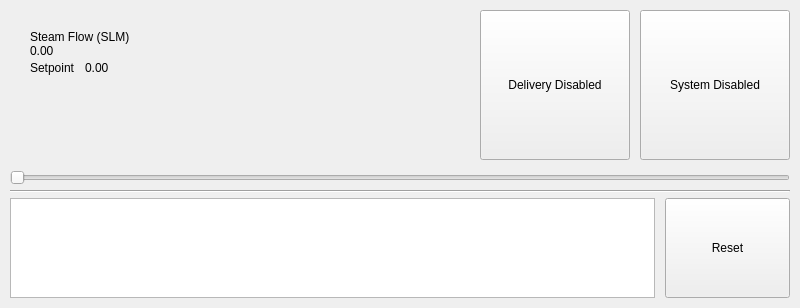
<?xml version="1.0" encoding="UTF-8"?>
<ui version="4.0">
 <class>RunPage</class>
 <widget class="QWidget" name="RunPage">
  <property name="geometry">
   <rect>
    <x>0</x>
    <y>0</y>
    <width>800</width>
    <height>300</height>
   </rect>
  </property>
  <property name="sizePolicy">
   <sizepolicy hsizetype="Preferred" vsizetype="Preferred">
    <horstretch>0</horstretch>
    <verstretch>0</verstretch>
   </sizepolicy>
  </property>
  <property name="windowTitle">
   <string>Form</string>
  </property>
  <layout class="QVBoxLayout" name="verticalLayout_12" stretch="3,4">
   <property name="spacing">
    <number>5</number>
   </property>
   <property name="sizeConstraint">
    <enum>QLayout::SizeConstraint::SetDefaultConstraint</enum>
   </property>
   <property name="leftMargin">
    <number>10</number>
   </property>
   <property name="topMargin">
    <number>10</number>
   </property>
   <property name="rightMargin">
    <number>10</number>
   </property>
   <property name="bottomMargin">
    <number>10</number>
   </property>
   <item>
    <layout class="QVBoxLayout" name="verticalLayout">
     <property name="spacing">
      <number>0</number>
     </property>
     <property name="sizeConstraint">
      <enum>QLayout::SizeConstraint::SetDefaultConstraint</enum>
     </property>
     <item>
      <layout class="QHBoxLayout" name="RunPage_H1" stretch="0">
       <property name="spacing">
        <number>20</number>
       </property>
       <property name="sizeConstraint">
        <enum>QLayout::SizeConstraint::SetMaximumSize</enum>
       </property>
       <item>
        <layout class="QVBoxLayout" name="RunPage_H1V2">
         <property name="spacing">
          <number>0</number>
         </property>
         <property name="sizeConstraint">
          <enum>QLayout::SizeConstraint::SetMaximumSize</enum>
         </property>
         <item>
          <layout class="QHBoxLayout" name="horizontalLayout_2">
           <property name="spacing">
            <number>10</number>
           </property>
           <property name="bottomMargin">
            <number>10</number>
           </property>
           <item>
            <layout class="QVBoxLayout" name="verticalLayout_3">
             <property name="spacing">
              <number>0</number>
             </property>
             <property name="leftMargin">
              <number>20</number>
             </property>
             <property name="topMargin">
              <number>20</number>
             </property>
             <item alignment="Qt::AlignmentFlag::AlignLeft|Qt::AlignmentFlag::AlignVCenter">
              <widget class="QLabel" name="B1_MeasuredFlow">
               <property name="sizePolicy">
                <sizepolicy hsizetype="Preferred" vsizetype="Maximum">
                 <horstretch>0</horstretch>
                 <verstretch>0</verstretch>
                </sizepolicy>
               </property>
               <property name="text">
                <string>Steam Flow (SLM)</string>
               </property>
               <property name="alignment">
                <set>Qt::AlignmentFlag::AlignLeading|Qt::AlignmentFlag::AlignLeft|Qt::AlignmentFlag::AlignTop</set>
               </property>
              </widget>
             </item>
             <item>
              <widget class="QLabel" name="PLC_nSteamFlowMeasured">
               <property name="sizePolicy">
                <sizepolicy hsizetype="Maximum" vsizetype="Maximum">
                 <horstretch>0</horstretch>
                 <verstretch>0</verstretch>
                </sizepolicy>
               </property>
               <property name="text">
                <string>0.00</string>
               </property>
              </widget>
             </item>
             <item>
              <layout class="QHBoxLayout" name="horizontalLayout">
               <property name="spacing">
                <number>10</number>
               </property>
               <property name="sizeConstraint">
                <enum>QLayout::SizeConstraint::SetDefaultConstraint</enum>
               </property>
               <property name="topMargin">
                <number>0</number>
               </property>
               <item alignment="Qt::AlignmentFlag::AlignLeft|Qt::AlignmentFlag::AlignVCenter">
                <widget class="QLabel" name="B1_FlowStpt">
                 <property name="sizePolicy">
                  <sizepolicy hsizetype="Minimum" vsizetype="Preferred">
                   <horstretch>0</horstretch>
                   <verstretch>0</verstretch>
                  </sizepolicy>
                 </property>
                 <property name="text">
                  <string>Setpoint</string>
                 </property>
                 <property name="alignment">
                  <set>Qt::AlignmentFlag::AlignLeading|Qt::AlignmentFlag::AlignLeft|Qt::AlignmentFlag::AlignTop</set>
                 </property>
                </widget>
               </item>
               <item alignment="Qt::AlignmentFlag::AlignLeft|Qt::AlignmentFlag::AlignVCenter">
                <widget class="QLabel" name="PLC_nSteamFlowStpt">
                 <property name="sizePolicy">
                  <sizepolicy hsizetype="Preferred" vsizetype="Maximum">
                   <horstretch>0</horstretch>
                   <verstretch>0</verstretch>
                  </sizepolicy>
                 </property>
                 <property name="text">
                  <string>0.00</string>
                 </property>
                </widget>
               </item>
               <item>
                <spacer name="horizontalSpacer">
                 <property name="orientation">
                  <enum>Qt::Orientation::Horizontal</enum>
                 </property>
                 <property name="sizeHint" stdset="0">
                  <size>
                   <width>40</width>
                   <height>20</height>
                  </size>
                 </property>
                </spacer>
               </item>
              </layout>
             </item>
             <item>
              <spacer name="verticalSpacer">
               <property name="orientation">
                <enum>Qt::Orientation::Vertical</enum>
               </property>
               <property name="sizeHint" stdset="0">
                <size>
                 <width>20</width>
                 <height>40</height>
                </size>
               </property>
              </spacer>
             </item>
            </layout>
           </item>
           <item>
            <widget class="QPushButton" name="PLC_bCmdDelivery">
             <property name="sizePolicy">
              <sizepolicy hsizetype="Maximum" vsizetype="Maximum">
               <horstretch>0</horstretch>
               <verstretch>0</verstretch>
              </sizepolicy>
             </property>
             <property name="minimumSize">
              <size>
               <width>150</width>
               <height>150</height>
              </size>
             </property>
             <property name="text">
              <string>Delivery Disabled</string>
             </property>
             <property name="checkable">
              <bool>true</bool>
             </property>
            </widget>
           </item>
           <item>
            <widget class="QPushButton" name="PLC_bCmdSes">
             <property name="sizePolicy">
              <sizepolicy hsizetype="Maximum" vsizetype="Maximum">
               <horstretch>0</horstretch>
               <verstretch>0</verstretch>
              </sizepolicy>
             </property>
             <property name="minimumSize">
              <size>
               <width>150</width>
               <height>150</height>
              </size>
             </property>
             <property name="text">
              <string>System Disabled</string>
             </property>
             <property name="checkable">
              <bool>true</bool>
             </property>
            </widget>
           </item>
          </layout>
         </item>
         <item>
          <widget class="QSlider" name="horizontalSlider">
           <property name="font">
            <font>
             <kerning>true</kerning>
            </font>
           </property>
           <property name="cursor">
            <cursorShape>ArrowCursor</cursorShape>
           </property>
           <property name="maximum">
            <number>100</number>
           </property>
           <property name="singleStep">
            <number>1</number>
           </property>
           <property name="orientation">
            <enum>Qt::Orientation::Horizontal</enum>
           </property>
           <property name="invertedAppearance">
            <bool>false</bool>
           </property>
           <property name="invertedControls">
            <bool>false</bool>
           </property>
           <property name="tickPosition">
            <enum>QSlider::TickPosition::NoTicks</enum>
           </property>
           <property name="tickInterval">
            <number>25</number>
           </property>
          </widget>
         </item>
        </layout>
       </item>
      </layout>
     </item>
    </layout>
   </item>
   <item>
    <layout class="QHBoxLayout" name="RunPage_H2">
     <item>
      <layout class="QVBoxLayout" name="RunPage_H2V1">
       <property name="spacing">
        <number>0</number>
       </property>
       <item>
        <widget class="Line" name="line_5">
         <property name="orientation">
          <enum>Qt::Orientation::Horizontal</enum>
         </property>
        </widget>
       </item>
       <item>
        <layout class="QHBoxLayout" name="horizontalLayout_3">
         <property name="spacing">
          <number>10</number>
         </property>
         <property name="topMargin">
          <number>5</number>
         </property>
         <item>
          <widget class="QTableWidget" name="tableWidget"/>
         </item>
         <item alignment="Qt::AlignmentFlag::AlignBottom">
          <widget class="QPushButton" name="PLC_bReset">
           <property name="sizePolicy">
            <sizepolicy hsizetype="Fixed" vsizetype="Fixed">
             <horstretch>0</horstretch>
             <verstretch>0</verstretch>
            </sizepolicy>
           </property>
           <property name="minimumSize">
            <size>
             <width>125</width>
             <height>100</height>
            </size>
           </property>
           <property name="text">
            <string>Reset</string>
           </property>
          </widget>
         </item>
        </layout>
       </item>
      </layout>
     </item>
    </layout>
   </item>
  </layout>
 </widget>
 <resources/>
 <connections/>
</ui>
